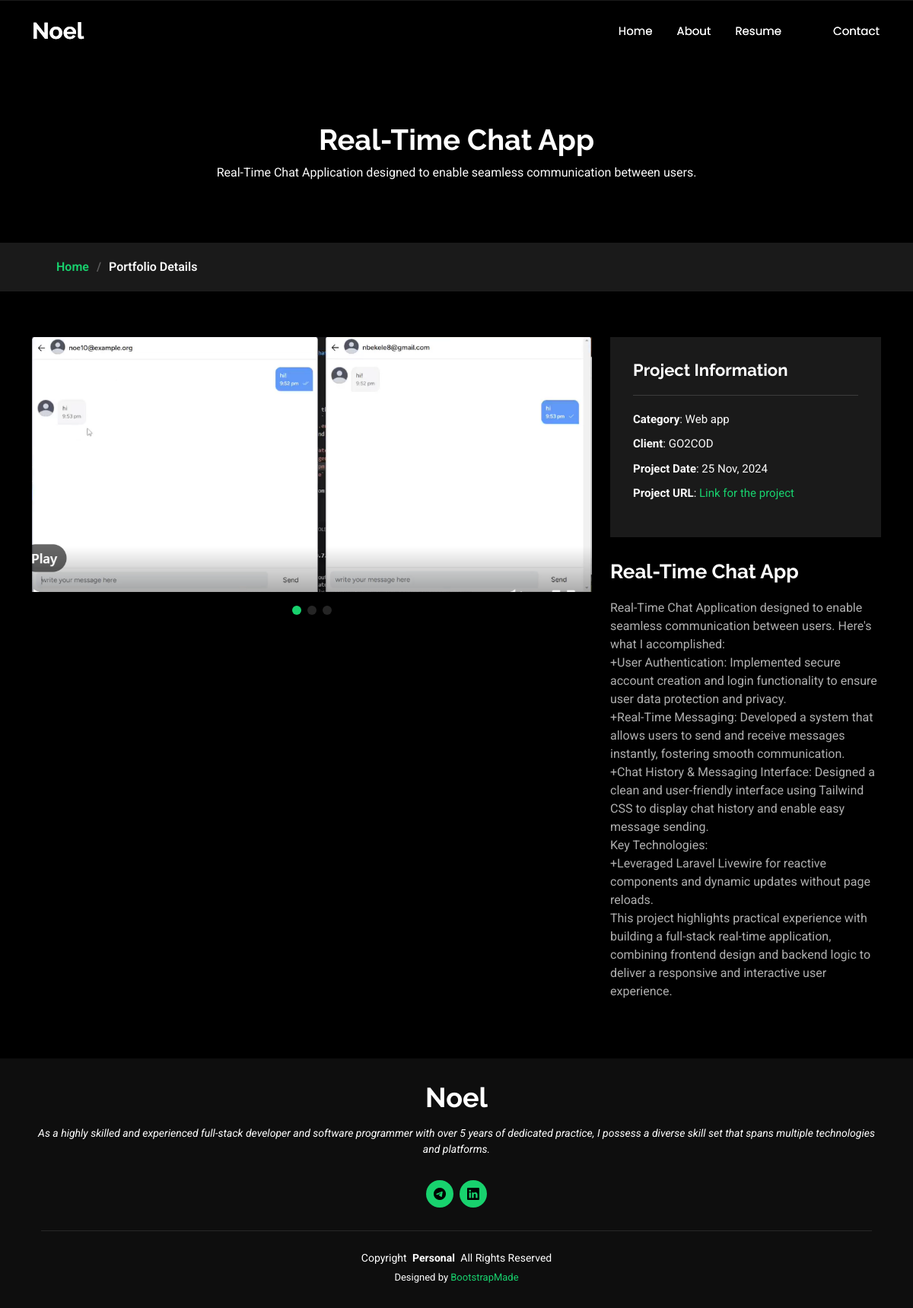
The app's page /portfolio-details.php?id=3 with its own data.
### tables this page shows
CREATE TABLE `portfolios` (
  `id` bigint(20) UNSIGNED NOT NULL,
  `title` text NOT NULL,
  `sText` varchar(255) NOT NULL,
  `text` text NOT NULL,
  `category` varchar(255) NOT NULL,
  `client` varchar(255) NOT NULL,
  `date` varchar(255) NOT NULL,
  `image` varchar(255) NOT NULL,
  `image2` varchar(255) NOT NULL,
  `image3` varchar(255) NOT NULL,
  `link` varchar(255) NOT NULL,
  `created_at` timestamp NOT NULL DEFAULT current_timestamp(),
  `updated_at` timestamp NOT NULL DEFAULT current_timestamp() ON UPDATE current_timestamp()
);

CREATE TABLE `users` (
  `id` bigint(20) UNSIGNED NOT NULL,
  `name` varchar(255) NOT NULL,
  `email` varchar(255) NOT NULL,
  `title_name` varchar(255) NOT NULL,
  `email_verified_at` timestamp NULL DEFAULT NULL,
  `password` varchar(255) NOT NULL,
  `s_title` text NOT NULL,
  `l_title` text NOT NULL,
  `b_day` varchar(255) NOT NULL,
  `about` text NOT NULL,
  `website` varchar(255) NOT NULL,
  `phone` varchar(255) NOT NULL,
  `city` varchar(255) NOT NULL,
  `age` varchar(255) NOT NULL,
  `degree` varchar(255) NOT NULL,
  `freelance` tinyint(1) DEFAULT 1,
  `remember_token` varchar(100) DEFAULT NULL,
  `created_at` timestamp NOT NULL DEFAULT current_timestamp(),
  `updated_at` timestamp NOT NULL DEFAULT current_timestamp() ON UPDATE current_timestamp()
);

### portfolio-details.php (the view, shortened to what this page needs)
<?php
include 'header.php';
include 'db.php';
$id = $_GET['id'];
$stmt = $pdo->prepare("SELECT * FROM portfolios WHERE id = ?");
$stmt->execute([$id]);
$portfolio = $stmt->fetch(PDO::FETCH_ASSOC);
$images = [];
if (!empty($portfolio['image'])) {
    $images[] = $portfolio['image'];
}
if (!empty($portfolio['image2'])) {
    $images[] = $portfolio['image2'];
}
if (!empty($portfolio['image3'])) {
    $images[] = $portfolio['image3'];
}
?>
<main class="main">
    <div class="page-title" data-aos="fade">
        <div class="heading">
            <div class="container">
                <div class="row d-flex justify-content-center text-center">
                    <div class="col-lg-8">
                        <h1><?= htmlspecialchars($portfolio['title']); ?></h1>
                        <p class="mb-0"><?= htmlspecialchars($portfolio['sText']); ?></p>
                    </div>
                </div>
            </div>
        </div>
        <nav class="breadcrumbs">
            <div class="container">
                <ol>
                    <li><a href="index.php">Home</a></li>
                    <li class="current">Portfolio Details</li>
                </ol>
            </div>
        </nav>
    </div>
    <section id="portfolio-details" class="portfolio-details section">
        <div class="container" data-aos="fade-up" data-aos-delay="100">
            <div class="row gy-4">
                <div class="col-lg-8">
                    <div class="portfolio-details-slider swiper init-swiper">
                        <div class="swiper-wrapper align-items-center">
                            <?php foreach ($images as $img): ?>
                                <div class="swiper-slide">
                                    <img src="<?= htmlspecialchars($img); ?>" alt="<?= htmlspecialchars($portfolio['title']); ?>">
                                </div>
                            <?php endforeach; ?>
                        </div>
                        <div class="swiper-pagination"></div>
                    </div>
                </div>
                <div class="col-lg-4">
                    <div class="portfolio-info" data-aos="fade-up" data-aos-delay="200">
                        <h3>Project Information</h3>
                        <ul>
                            <li><strong>Category</strong>: <?= htmlspecialchars($portfolio['category']); ?></li>
                            <li><strong>Client</strong>: <?= htmlspecialchars($portfolio['client']); ?></li>
                            <li><strong>Project Date</strong>: <?= date("d M, Y", strtotime($portfolio['date'])); ?></li>
                            <li><strong>Project URL</strong>: <a href="<?= htmlspecialchars($portfolio['link']); ?>" target="_blank">Link for the project</a></li>
                        </ul>
                    </div>
                    <div class="portfolio-description" data-aos="fade-up" data-aos-delay="300">
                        <h2><?= htmlspecialchars($portfolio['title']); ?></h2>
                        <p><?= nl2br(htmlspecialchars($portfolio['text'])); ?></p>
                    </div>
                </div>
            </div>
        </div>
    </section>
</main>
<?php include 'footer.php'; ?>

### footer.php (shortened to what this page needs)
<?php
include 'db.php';
include 'header.php';
$userQuery = $pdo->prepare("SELECT * FROM users WHERE id = :id LIMIT 1");
$userQuery->execute(['id' => 1]);
$user = $userQuery->fetch(PDO::FETCH_ASSOC);
?>
<footer id="footer" class="footer dark-background">
    <div class="container">
      <h3 class="sitename">Noel</h3>
      <p><?= htmlspecialchars($user['l_title']); ?></p>
      <div class="social-links d-flex justify-content-center">
        <a href="https://t.me/Nbekele" target="_blank"><i class="bi bi-telegram"></i></a>
        <a href="https://www.linkedin.com/in/noel-bekele-0a0193205/" target="_blank"><i class="bi bi-linkedin"></i></a>
      </div>
      <div class="container">
        <div class="copyright">
          <span>Copyright</span> <strong class="px-1 sitename">Personal</strong> <span>All Rights Reserved</span>
        </div>
        <div class="credits">
          Designed by <a href="https://bootstrapmade.com/">BootstrapMade</a>
        </div>
      </div>
    </div>
  </footer>
</body>
</html>

### assets/css/main.css (style rules this page uses)
:root { --default-font: "Roboto", system-ui, -apple-system, "Segoe UI", Roboto, "Helvetica Neue", Arial, "Noto Sans", "Liberation Sans", sans-serif, "Apple Color Emoji", "Segoe UI Emoji", "Segoe UI Symbol", "Noto Color Emoji"; --heading-font: "Raleway", sans-serif; --nav-font: "Poppins", sans-serif; }
:root { --background-color: #000000; --default-color: #fafafa; --heading-color: #ffffff; --accent-color: #18d26e; --surface-color: #1a1a1a; --contrast-color: #000000; }
:root { --nav-color: #fafafa; --nav-hover-color: #18d26e; --nav-mobile-background-color: #1a1a1a; --nav-dropdown-background-color: #1a1a1a; --nav-dropdown-color: #fafafa; --nav-dropdown-hover-color: #18d26e; }
.dark-background { --background-color: rgba(15, 15, 15, 0.975); --default-color: #ffffff; --heading-color: #ffffff; --surface-color: #292929f9; --contrast-color: #000000; }
:root { scroll-behavior: smooth; }
body { color: var(--default-color); background-color: var(--background-color); font-family: var(--default-font); }
a { color: var(--accent-color); text-decoration: none; transition: 0.3s; }
h1, h2, h3, h4, h5, h6 { color: var(--heading-color); font-family: var(--heading-font); }
.footer { color: var(--default-color); background-color: var(--background-color); font-size: 14px; text-align: center; padding: 30px 0; position: relative; }
.footer h3 { font-size: 36px; font-weight: 700; position: relative; padding: 0; margin: 0 0 15px 0; }
.footer p { font-size: 15; font-style: italic; padding: 0; margin: 0 0 30px 0; }
.footer .social-links { margin: 0 0 30px 0; }
.footer .social-links a { font-size: 16px; display: flex; align-items: center; justify-content: center; background: var(--accent-color); color: var(--contrast-color); line-height: 1; margin: 0 4px; border-radius: 50%; text-align: center; width: 36px; height: 36px; transition: 0.3s; }
.footer .copyright { padding-top: 25px; border-top: 1px solid color-mix(in srgb, var(--default-color), transparent 90%); }
.footer .credits { font-size: 13px; padding-top: 5px; }
.page-title { color: var(--default-color); background-color: var(--background-color); position: relative; }
.page-title .heading { padding: 160px 0 80px 0; border-top: 1px solid color-mix(in srgb, var(--default-color), transparent 90%); }
.page-title .heading h1 { font-size: 38px; font-weight: 700; }
.page-title nav { background-color: color-mix(in srgb, var(--default-color), transparent 90%); padding: 20px 0; }
.page-title nav ol { display: flex; flex-wrap: wrap; list-style: none; margin: 0; font-size: 16px; font-weight: 600; }
.page-title nav ol li+li { padding-left: 10px; }
.page-title nav ol li+li::before { content: "/"; display: inline-block; padding-right: 10px; color: color-mix(in srgb, var(--default-color), transparent 70%); }
section, .section { color: var(--default-color); background-color: var(--background-color); padding: 60px 0; scroll-margin-top: 100px; overflow: clip; }
.portfolio-details .portfolio-details-slider img { width: 100%; }
.portfolio-details .portfolio-details-slider .swiper-pagination { margin-top: 20px; position: relative; }
.portfolio-details .portfolio-info { background-color: var(--surface-color); padding: 30px; box-shadow: 0px 0 30px rgba(0, 0, 0, 0.1); }
.portfolio-details .portfolio-info h3 { font-size: 22px; font-weight: 700; margin-bottom: 20px; padding-bottom: 20px; border-bottom: 1px solid color-mix(in srgb, var(--default-color), transparent 85%); }
.portfolio-details .portfolio-info ul { list-style: none; padding: 0; font-size: 15px; }
.portfolio-details .portfolio-info ul li+li { margin-top: 10px; }
.portfolio-details .portfolio-description { padding-top: 30px; }
.portfolio-details .portfolio-description h2 { font-size: 26px; font-weight: 700; margin-bottom: 20px; }
.portfolio-details .portfolio-description p { padding: 0; color: color-mix(in srgb, var(--default-color), transparent 30%); }

### records on screen
portfolios: title "Real-Time Chat App", sText "Real-Time Chat Application designed to enable seamless communication between users.", image (picture), category "Web app", client "GO2COD", date "25 Nov, 2024", text "Real-Time Chat Application designed to enable seamless communication between users. Here's what I accomplished: +User Authentication: Implemented secure account creation and login functionality to ensure user data protection and privacy. +Real-Time Messaging: Developed a system that allows users to send and receive messages instantly, fostering smooth communication. +Chat History & Messaging Interface: Designed a clean and user-friendly interface using Tailwind CSS to display chat history and enable easy message sending. Key Technologies: +Leveraged Laravel Livewire for reactive components and dynamic updates without page reloads. This project highlights practical experience with building a…"
users: l_title "As a highly skilled and experienced full-stack developer and software programmer with over 5 years of dedicated practice, I possess a diverse skill set that spans multiple technologies and platforms."
